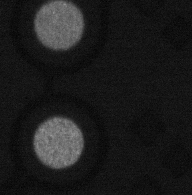
#> input picture samples/images/0.png, 192 x 195 px; its folder holds only this picture in this run
$ python main.py
#> lines starting #> are read from the running program, lines starting #| are printed output that depends on the picture; after the words box and inside, x2 and y2 are one past the last pixel; in counts of white or black regions, pixels touching at a corner belong together
### utils/io.py
import os
import cv2


def get_image_filenames(directory, extension='.png'):
    """Return sorted list of filenames with the given extension."""
    return sorted(
        f for f in os.listdir(directory) if f.endswith(extension)
    )


def load_image_and_mask(image_dir, mask_dir, filename):
    """Load a color image and its corresponding grayscale mask."""
#> called with image_dir = 'samples/images', mask_dir = 'samples/masks', filename = '0.png'
    image_path = os.path.join(image_dir, filename)
    mask_path = os.path.join(mask_dir, filename)

    image = cv2.imread(image_path)
#> image is the input picture: shape (195, 192, 3); min 0, max 154, mean 28.5
    mask = cv2.imread(mask_path, cv2.IMREAD_GRAYSCALE)
#> mask: shape (195, 192); min 0, max 154, mean 28.5

    if image is None:
        raise FileNotFoundError(f"Could not load image: {image_path}")
    if mask is None:
        raise FileNotFoundError(f"Could not load mask: {mask_path}")

    return image, mask


def save_result(output_dir, filename, image):
    """Save result image to the output directory."""
    os.makedirs(output_dir, exist_ok=True)
    output_path = os.path.join(output_dir, filename)
    cv2.imwrite(output_path, image)
    print(f"Saved result to {output_path}")

### detector/preprocessing.py
import cv2
import numpy as np

from config import MIN_CONTOUR_AREA


def binarize_mask(mask):
    """Convert mask to binary, handling both binary and grayscale inputs."""
    unique_vals = np.unique(mask)
#> unique_vals = 148 values from 0 to 154
    if set(unique_vals.tolist()).issubset({0, 255}):
        return mask.copy()
    _, binary = cv2.threshold(mask, 127, 255, cv2.THRESH_BINARY)
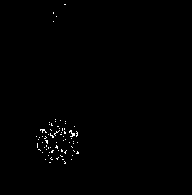
#> binary: shape (195, 192); 0.53% white in thin lines or dots, all inside (x1, y1, x2, y2) = (36, 4, 79, 164)
    return binary


def extract_contours(binary_mask, min_area=MIN_CONTOUR_AREA):
    """Find external contours from a binary mask, filtering out small noise."""
#> called with min_area = 50
    contours, _ = cv2.findContours(binary_mask, cv2.RETR_EXTERNAL, cv2.CHAIN_APPROX_SIMPLE)
#> contours = 70 contours, all with area under 20
    return [c for c in contours if cv2.contourArea(c) >= min_area]

### detector/visualizer.py
import cv2


def draw_detections(image, detections):
    """Draw bounding boxes and labels on the image.

    Args:
        image: BGR image to annotate.
        detections: list of dicts with 'status', 'color', 'bbox' keys.

    Returns:
        Annotated copy of the image.
    """
    result = image.copy()
    for det in detections:
        x, y, w, h = det["bbox"]
        color = det["color"]
        status = det["status"]
        cv2.rectangle(result, (x, y), (x + w, y + h), color, 2)
        cv2.putText(result, status, (x, y - 8), cv2.FONT_HERSHEY_SIMPLEX, 0.5, color, 1)
    return result

### main.py
import cv2

from config import IMAGE_DIR, MASK_DIR, OUTPUT_DIR, DARK_PIXEL_THRESHOLD, DARK_PIXEL_RATIO_THRESHOLD
from utils.io import get_image_filenames, load_image_and_mask, save_result
from detector.preprocessing import binarize_mask, extract_contours
from detector.classifier import classify_contour
from detector.visualizer import draw_detections


def process_image(image, mask, dark_thresh=DARK_PIXEL_THRESHOLD,
                  ratio_thresh=DARK_PIXEL_RATIO_THRESHOLD):
    """Run defect detection on a single image-mask pair."""
    gray = cv2.cvtColor(image, cv2.COLOR_BGR2GRAY)
    binary_mask = binarize_mask(mask)
    contours = extract_contours(binary_mask)
#> contours = []

    detections = [
        classify_contour(contour, gray, mask.shape,
                         dark_pixel_threshold=dark_thresh,
                         dark_pixel_ratio_threshold=ratio_thresh)
        for contour in contours
    ]
#> detections = []

    return draw_detections(image, detections)


def main():
    filenames = get_image_filenames(IMAGE_DIR)

    for filename in filenames:
        image, mask = load_image_and_mask(IMAGE_DIR, MASK_DIR, filename)
        result = process_image(image, mask)
        save_result(OUTPUT_DIR, filename, result)


if __name__ == '__main__':
    main()
